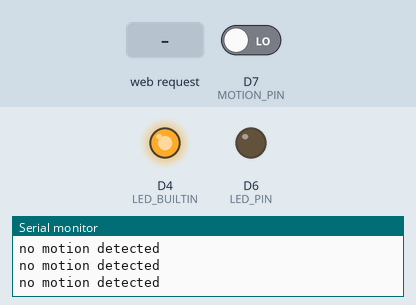
This sketch was run on a simulated ESP8266 (NodeMCU). On the bench: output pins drawn as LEDs (lit = HIGH, except the on-board LED, lit = LOW), the last lines printed to the serial monitor. Inputs (shaded band) come from the test bench; at power-on: D7 (MOTION_PIN) LOW. WiFi joins after 1.5 s; servers stay silent unless stated.

Above: at 2.8 s.
2.9 s: D7 (MOTION_PIN) driven HIGH
At 4.7 s:
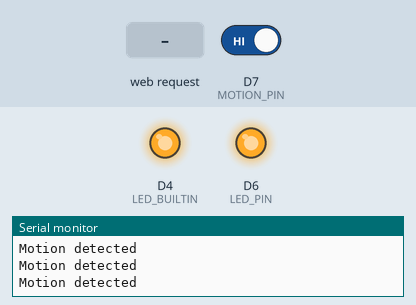
5.0 s: HTTP request GET /toggleLED received
At 6.2 s:
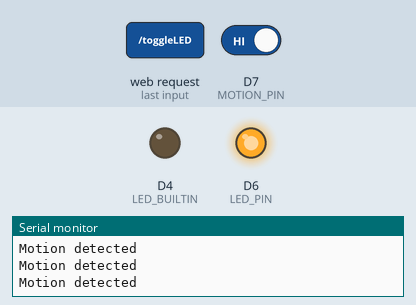
6.5 s: D7 (MOTION_PIN) driven LOW
At 7.6 s:
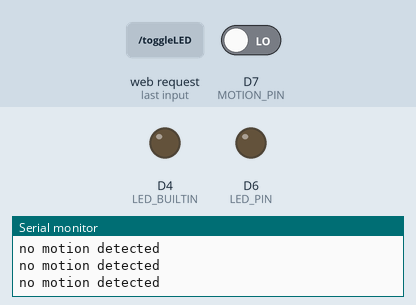
Timing chart, 0 to 9.5 s (numbered marks = the images above; inputs shaded):
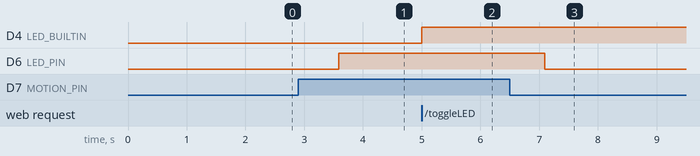

Measured:
- after the input at 2.9 s, D6 (LED_PIN): LOW → HIGH after 0.69 s
- after the input at 5.0 s, D4 (LED_BUILTIN): LOW → HIGH at once
- after the input at 6.5 s, D6 (LED_PIN): HIGH → LOW after 0.59 s

The sketch:

YHA_PIR_Node_template.ino
```cpp
/*
YHA_PIR_Node_template
LED on D6 through 330 Ohm resistor
Pir Motion Sensor on D7 (PIR Sensor / HC-SR501)
*/

#include <ESP8266WiFi.h>
#include <ESP8266WebServer.h>
#include <FirebaseArduino.h>

#define FIREBASE_HOST "YOUR-FIREBASE-PROJECT.firebaseio.com" //Use dashes, not underscores. ex. my-project-name.firebaseio.com
#define FIREBASE_AUTH "YOUR FIREBASE AUTHORIZATION KEY" //This is the Legacy Credential. Proj Settings/Service Accounts/Database Secret

#define WIFI_SSID "YOUR SSID" //Change as needed
#define WIFI_PASSWORD "YOUR PASSWORD" //Change as needed
#define ESP8266_SSID_PREFIX "YOUR FIRST NAME" //this is the first part of the SSID that your esp8266 will broadcast
                                              //adding your name to it will help you ID it more quickly on a network.

#define MOTION_PIN D7
#define LED_PIN D6

ESP8266WebServer server;
//password must be at least 8 characters
const char WiFiAPPSK[] = "YOUR ESP8266 PASSWORD"; //this allows you to log in to your PLC via a browser

//This stuff is for your web browser
const char INDEX_HTML[] =
  "<!DOCTYPE HTML>"
  "<html>"
  "<head>"
  "<meta name = \"viewport\" content = \"width = device-width, initial-scale = 1.0, maximum-scale = 1.0, user-scalable=0\">"
  "<title>ESP8266</title>"
  "<style>"
    "body { background-color: #43efe4; font-family: Arial, Helvetica, Sans-Serif; Color: White; }"
  "</style>"
  "</head>"
  "<body>"
  "<h1>ESP8266 Direct Access Demo</h1>"
  "<button onclick='senseMotion()'>Trigger Motion</button>"
  "<button onclick='toggleLED()'>Toggle LED</button>"
  "<script>"
    "function senseMotion(){"
      "fetch('/senseMotion').then(stream=>stream.text()).then(text=>console.log(text))"
    "}"
    "function toggleLED(){"
      "fetch('/toggleLED').then(stream=>stream.text()).then(text=>console.log(text))"
    "}"
  "</script>"
  "</body>"
  "</html>";

void setup()
{
  Serial.begin(9600); //9600 is the default, but my computer is set to 115200
  setupWiFi();

  pinMode(LED_BUILTIN, OUTPUT);
  digitalWrite(LED_BUILTIN, LOW); //the builtin LED will be turned ON when set to LOW

  pinMode(LED_PIN, OUTPUT);
  digitalWrite(LED_PIN, LOW);
  pinMode(MOTION_PIN, INPUT);
  digitalWrite(MOTION_PIN, LOW);

  server.on("/",sendIndex);
  server.on("/senseMotion", senseMotion);
  server.on("/toggleLED", toggleLED);
  server.begin();
  Serial.println("");
  Serial.println("");
  Serial.print("Server running on http://192.168.4.1/");
  Serial.println("");

  Firebase.begin(FIREBASE_HOST, FIREBASE_AUTH);
  Firebase.setInt("share/motion", LOW); //initializing the value of the Firebase variable "share/motion" to LOW or OFF
  if(Firebase.failed()){
    Serial.print("Firebase connection failed!");
    Serial.println("");
    Serial.print(Firebase.error());
  } else {
    Serial.print("Firebase connection success!");
  }
  Serial.println("");
}

int timePassed (int time) {
  int diff = 0;
  if (millis() <= time) {
    diff = (69666 - time) + millis();
  } else {
    diff = millis() - time;
  }
  return diff;
}

int LED_Pin = LOW;
int motion = LOW;
int checkFirebaseTime = 0;

void loop()
{
  if(timePassed (checkFirebaseTime) >= 1000){
    int motion = digitalRead(MOTION_PIN);
    Firebase.setInt("share/motion", motion);
    if(motion == HIGH){
      senseMotion(); //this is the function I created to light the LED, if motion is detected
  }else{
    digitalWrite(LED_PIN, LOW);
    Serial.println("no motion detected");
    }
  checkFirebaseTime = millis();
  }
  server.handleClient();
}

void sendIndex(){
  server.send(200,"text/html",INDEX_HTML);
}

void toggleLED(){
  digitalWrite(LED_BUILTIN,!digitalRead(LED_BUILTIN));
  //server.send(204,"");
  server.send(200,"text/plain","Toggle LED!\n");
}

//From the loop:  This function gets called if the value of motion is equal to HIGH
//The value of motion is being updated in the database with this line:  Firebase.setInt("share/motion", motion);
void senseMotion(){
  //server.send(204,"");
  server.send(200,"text/plain","Motion Triggered!\n");
  digitalWrite(LED_PIN, HIGH);
  Serial.println("Motion detected");
}

void setupWiFi()
{
  WiFi.mode(WIFI_AP_STA);
  //Set up Access Point
  WiFi.begin(WIFI_SSID, WIFI_PASSWORD);
  Serial.print("connecting");
  while (WiFi.status() != WL_CONNECTED) {
    Serial.print(".");
    delay(500);
  }
  Serial.println();
  Serial.print("Connected to ");
  Serial.println(WiFi.SSID());
  Serial.println();
  Serial.print("Local IP: ");
  Serial.println();
  Serial.println(WiFi.localIP());

  // Set up Station
  // Do a little work to get a unique-ish name. Append the
  // last two bytes of the MAC (HEX'd) to "Thing-":
  uint8_t mac[WL_MAC_ADDR_LENGTH];
  WiFi.softAPmacAddress(mac);
  String macID = String(mac[WL_MAC_ADDR_LENGTH - 2], HEX) +
                 String(mac[WL_MAC_ADDR_LENGTH - 1], HEX);
  macID.toUpperCase();
  String AP_NameString = ESP8266_SSID_PREFIX + macID;

  char AP_NameChar[AP_NameString.length() + 1];
  memset(AP_NameChar, 0, AP_NameString.length() + 1);

  for (int i=0; i<AP_NameString.length(); i++)
    AP_NameChar[i] = AP_NameString.charAt(i);
  //AP_NameChar is the SSID for the Wireless Access Point
  WiFi.softAP(AP_NameChar, WiFiAPPSK);
}
```
